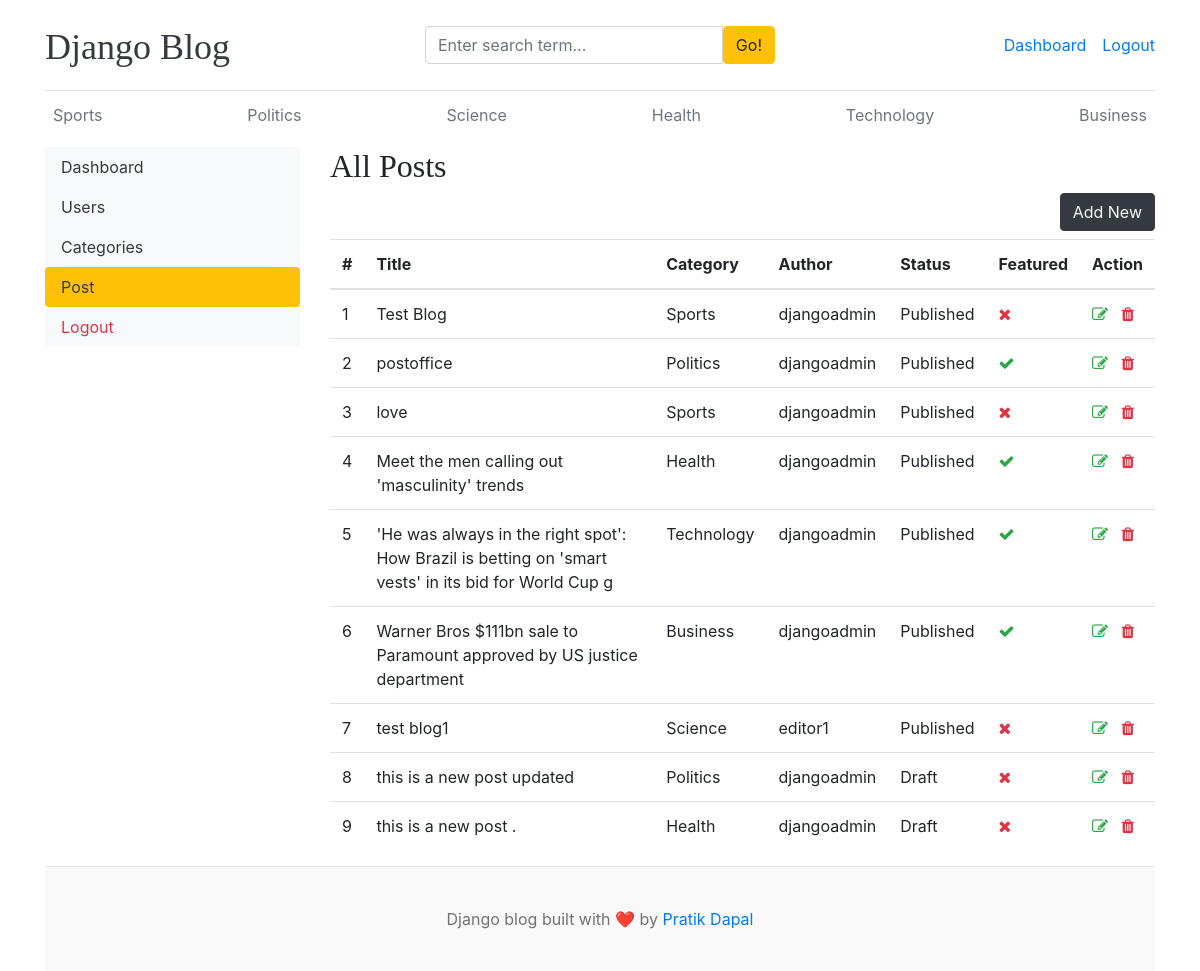
The app's page /dashboard/posts/ (signed in), older data.
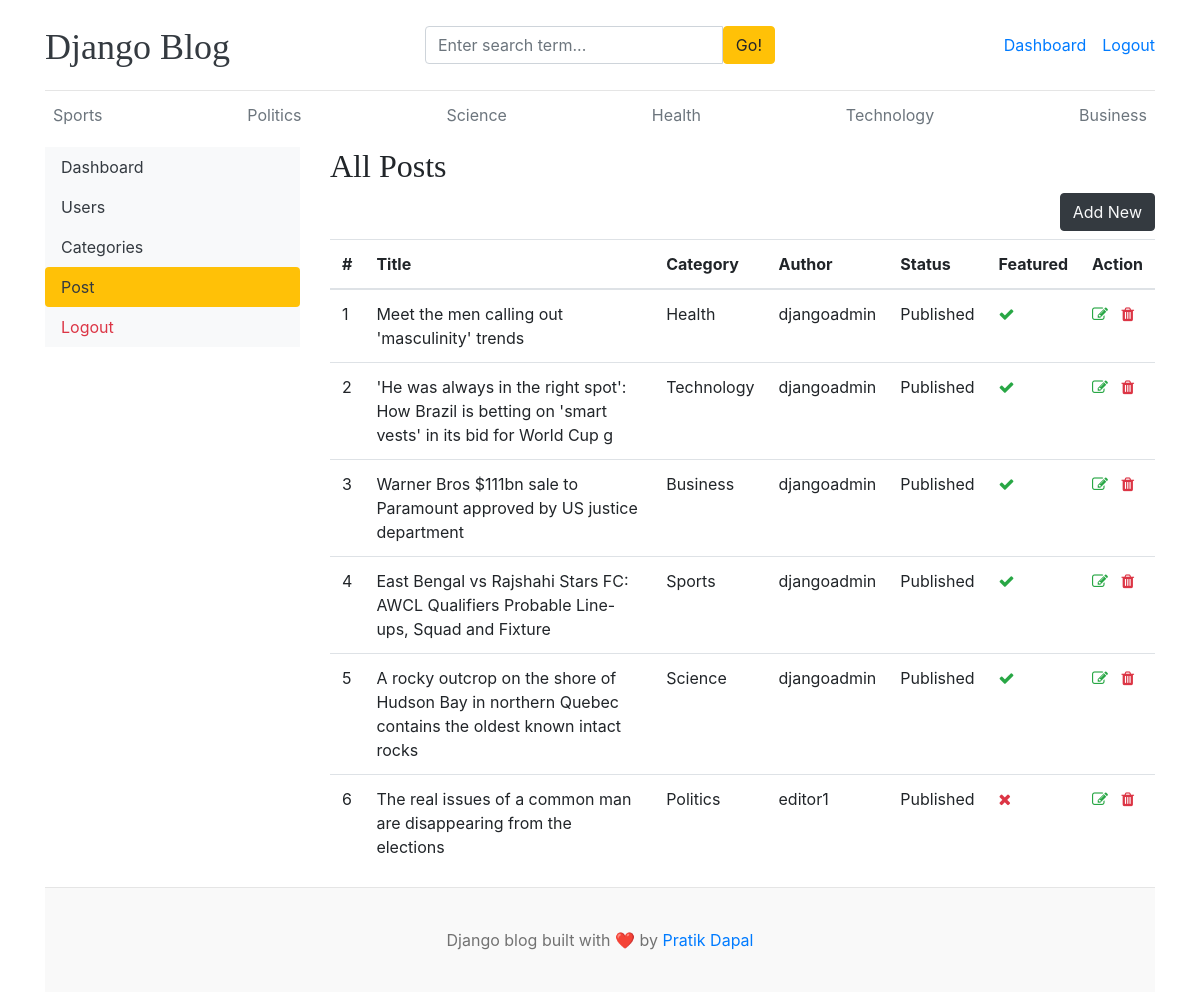
The same page, newer data.
### blogs/models.py (models this page shows, shortened)
class Category(models.Model):
    category_name = models.CharField(max_length=50, unique=True)
    created_at = models.DateTimeField(auto_now_add=True)
    updated_at = models.DateTimeField(auto_now=True)
    class Meta:
        verbose_name_plural= 'categories'
    def __str__(self):
        return self.category_name

class Blog(models.Model):
    title = models.CharField(max_length=100)
    slug = models.SlugField(max_length=150, unique=True, blank=True)
    category = models.ForeignKey(Category, on_delete=models.CASCADE)
    author = models.ForeignKey(User, on_delete=models.CASCADE)
    featured_image = models.ImageField(upload_to='uploads/%Y/%m/%d')
    short_description = models.TextField(max_length=500)
    blog_body = models.TextField(max_length=2000)
    status = models.CharField(max_length=20, choices=STATUS_CHOICES ,default="Drafts")
    is_featured = models.BooleanField(default=False)
    created_at = models.DateTimeField(auto_now_add=True)
    updated_at = models.DateTimeField(auto_now=True)

### dashboards/views.py (the view)
# urls.py: path('posts/', views.posts, name='posts'),
@staff_required
def posts(request):
    posts = Blog.objects.all()
    context = {
        'posts':posts,
    }
    return render(request, 'dashboard/posts.html', context)

### blogs/context_processors.py (called while the page is built)
def get_categories(request):
    categories = Category.objects.all()
    return dict(categories=categories)

def get_social_links(request):
    social_links = SocialLink.objects.all()
    return dict(social_links=social_links)

### dashboards/views.py (called while the page is built)
def staff_required(view_func):
    @wraps(view_func)
    def wrapper(request, *args, **kwargs):
        if not request.user.is_authenticated:
            return redirect('login')
        if not request.user.is_staff:
            return render(request, 'permission_denied.html', status=403)
        return view_func(request, *args, **kwargs)
    return wrapper

### templates/dashboard/posts.html (shortened to what this page needs)
{% extends "base.html" %}
{% block content %}
<div class="row">
     {% include 'dashboard/sidebar.html' %}
     <div class="col-md-9">
        <h2>All Posts</h2>
        <a href="{% url 'add_post' %}" class="btn btn-dark text-light float-right mb-2">Add New</a>
        <table class="table table-hover">
            <thead>
                <tr>
                    <th>#</th>
                    <th>Title</th>
                    <th>Category</th>
                    <th>Author</th>
                    <th>Status</th>
                    <th>Featured</th>
                    <th>Action</th>
                </tr>
            </thead>
            <tbody>
            {% for post in posts  %}
                <tr>
                    <td>{{ forloop.counter }}</td>
                    <td>{{ post.title }}</td>
                    <td>{{ post.category }}</td>
                    <td>{{ post.author }}</td>
                    <td>{{ post.status}}</td>
                    <td>{% if post.is_featured %}<i class="fa fa-check text-success"></i>{% else %}<i class="fa fa-times text-danger"></i>{% endif %}</td>
                    <td>
                        <a href="{% url 'edit_post' post.id %}"><i class="fa fa-edit text-success"></i></a>
                        <a href="{% url 'delete_post' post.id %}"><i class="fa fa-trash text-danger"></i></a>
                    </td>
                </tr>
                {% endfor %}
            </tbody>
</table>
     </div>
</div>
{% endblock  %}

### templates/base.html (shortened to what this page needs)
{% load static%}
<!DOCTYPE html>
<html lang="en">
  <head>
    <link href="https://getbootstrap.com/docs/4.0/dist/css/bootstrap.min.css" rel="stylesheet">
    <link href="{% static 'css/blog.css'%}" rel="stylesheet">
    <link rel="stylesheet" href="https://cdnjs.cloudflare.com/ajax/libs/font-awesome/4.7.0/css/font-awesome.min.css">
  </head>
  <body>
    <div class="container">
      <header class="blog-header py-3">
        <div class="row flex-nowrap justify-content-between align-items-center">
          <div class="col-4 pt-1">
            <a class="blog-header-logo text-dark" href="/">Django Blog</a>
          </div>
          <div class="col-4">
            <form action="{% url "search" %}" method="GET">
              <div class="input-group">
                <input class="form-control" type="text" name="keyword" value="{{ keyword }}" placeholder="Enter search term..." aria-label="Enter search term...">
                <button type="submit" class="btn btn-warning" id="button-search" type="button">Go!</button>
              </div>
            </form>
          </div>
          <div class="col-4 d-flex justify-content-end align-items-center">
            {% if not user.is_authenticated %}
              <a class="btn btn-sm btn-warning" href="{% url 'login' %}">Login</a> &nbsp;
              <a class="btn btn-sm btn-outline-secondary" href="{% url 'register' %}">Register</a>
            {% else %}
            {% if user.is_staff %}
              <span>
               <a href="{% url 'dashboard' %}">Dashboard</a>
              </span>
            {% endif %}
              <span>
               <a href="{% url 'logout' %}">Logout</a>
              </span>
            {% endif %}
          </div>
        </div>
      </header>
      <div class="nav-scroller py-1 mb-2">
        <nav class="nav d-flex justify-content-between">
          {% for cat in categories %}
          <a class="p-2 text-muted" href="{% url 'posts_by_category' cat.id %}">{{ cat.category_name}}</a>
          {% endfor %}
        </nav>
      </div>
      {% block content%}
       {% endblock %}
    <footer class="blog-footer">
      <p>Django blog built with ❤️ by <a href="#">Pratik Dapal</a></p>
    </footer>
  </body>
</html>

Row changes from the older to the newer data that the page shows:
removed Blog: title "Test Blog", category "Sports", author "djangoadmin", status "Published", is_featured False (drawn)
removed Blog: title "postoffice", category "Politics", author "djangoadmin", status "Published", is_featured True (drawn)
removed Blog: title "love", category "Sports", author "djangoadmin", status "Published", is_featured False (drawn)
removed Blog: title "test blog1", category "Science", author "editor1", status "Published", is_featured False (drawn)
removed Blog: title "this is a new post updated", category "Politics", author "djangoadmin", status "Draft", is_featured False (drawn)
removed Blog: title "this is a new post .", category "Health", author "djangoadmin", status "Draft", is_featured False (drawn)
added Blog: title "East Bengal vs Rajshahi Stars FC: AWCL Qualifiers Probable Line-ups, Squad and Fixture", category "Sports", author "djangoadmin", status "Published", is_featured True (drawn)
added Blog: title "A rocky outcrop on the shore of Hudson Bay in northern Quebec contains the oldest known intact rocks", category "Science", author "djangoadmin", status "Published", is_featured True (drawn)
added Blog: title "The real issues of a common man are disappearing from the elections", category "Politics", author "editor1", status "Published", is_featured False (drawn)
